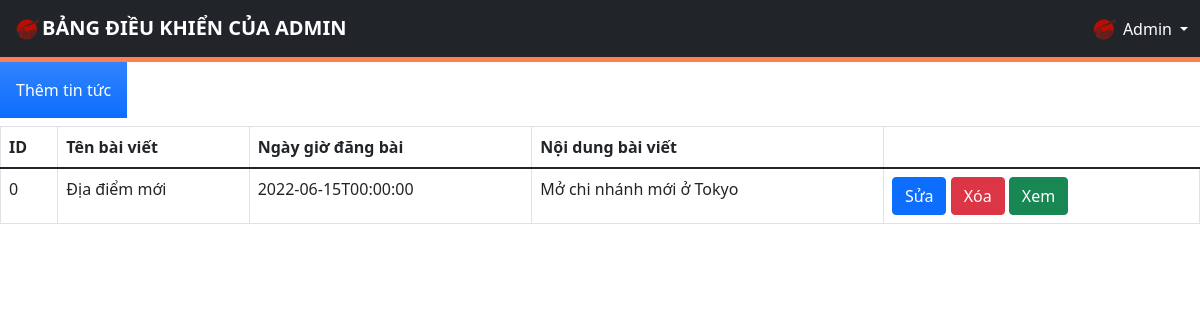
Before: /admin/newsManagement.php with the older database file.
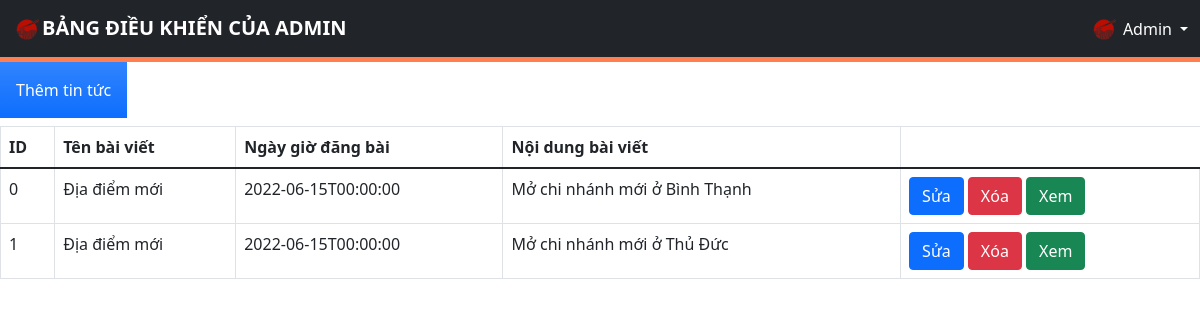
After: the same page with the newer database file.
### tables this page shows
CREATE TABLE `news` (
  `id` int(10) UNSIGNED NOT NULL,
  `name` varchar(100) NOT NULL,
  `datetime` datetime NOT NULL,
  `content` text NOT NULL
);

### admin/newsManagement.php (the view, shortened to what this page needs)
<!DOCTYPE html>
<html lang="en">
<head>
  <link href="https://cdnjs.cloudflare.com/ajax/libs/font-awesome/5.9.0/css/all.min.css" rel="stylesheet">
  <link href="https://cdn.jsdelivr.net/npm/bootstrap@5.1.3/dist/css/bootstrap.min.css" rel="stylesheet">
  <link rel="stylesheet" href="admin-styles/styles.css">
</head>
<body>
  <div>
    <?php $IPATH = $_SERVER["DOCUMENT_ROOT"]."/btl-web/admin/";
    include($IPATH."navbar.php");?>
  </div>
    <form method="post" action="newsManagement.php">
      <a href="newNews.php"><input type="button" class="p-3 mb-2 bg-primary bg-gradient text-white" value="Thêm tin tức"></a>
    </form>
    <?php
      include('../config/config.php');
      echo "<table class='table table-bordered'>
              <tr>
                  <th>ID</th>
                  <th>Tên bài viết</th>
                  <th>Ngày giờ đăng bài</th>
                  <th>Nội dung bài viết</th>
              </tr>
              <tbody>";
      $sql = "SELECT * from news";
      $result = $conn->query($sql);
      if ($result->num_rows > 0) {
        while ($row = $result->fetch_assoc()) {
          $id = $row['id'];
          $name = $row['name'];
          $datetime = $row['datetime'];
          $datetime = substr($datetime, 0, 10) . "T" . substr($datetime, 11);
          $content = $row['content'];
          echo "<tr>
                  <td>" . $id . "</td>
                  <td>" . $name . "</td>
                  <td>" . $datetime . "</td>
                  <td>" . $content . "</td>
                  <td>
                    <a href='editNews.php?id=$id&name=$name&datetime=$datetime&content=$content' class='btn btn-primary m-r-1em' name='edit'>Sửa</a>
                    <a href='deleteNews.php?id=$id' class='btn btn-danger'>Xóa</a>
                    <a href='../newsInfo.php?id=$id' class='btn btn-success'>Xem</a>
                  </td>
                </tr>";
        }
        echo "</tbody></table>";
      }
    ?>
</body>
</html>

Changed rows visible on the page:
changed news id 0: content "Mở chi nhánh mới ở Tokyo" → "Mở chi nhánh mới ở Bình Thạnh"
added news: id "1", name "Địa điểm mới", datetime "2022-06-15T00:00:00", content "Mở chi nhánh mới ở Thủ Đức"
